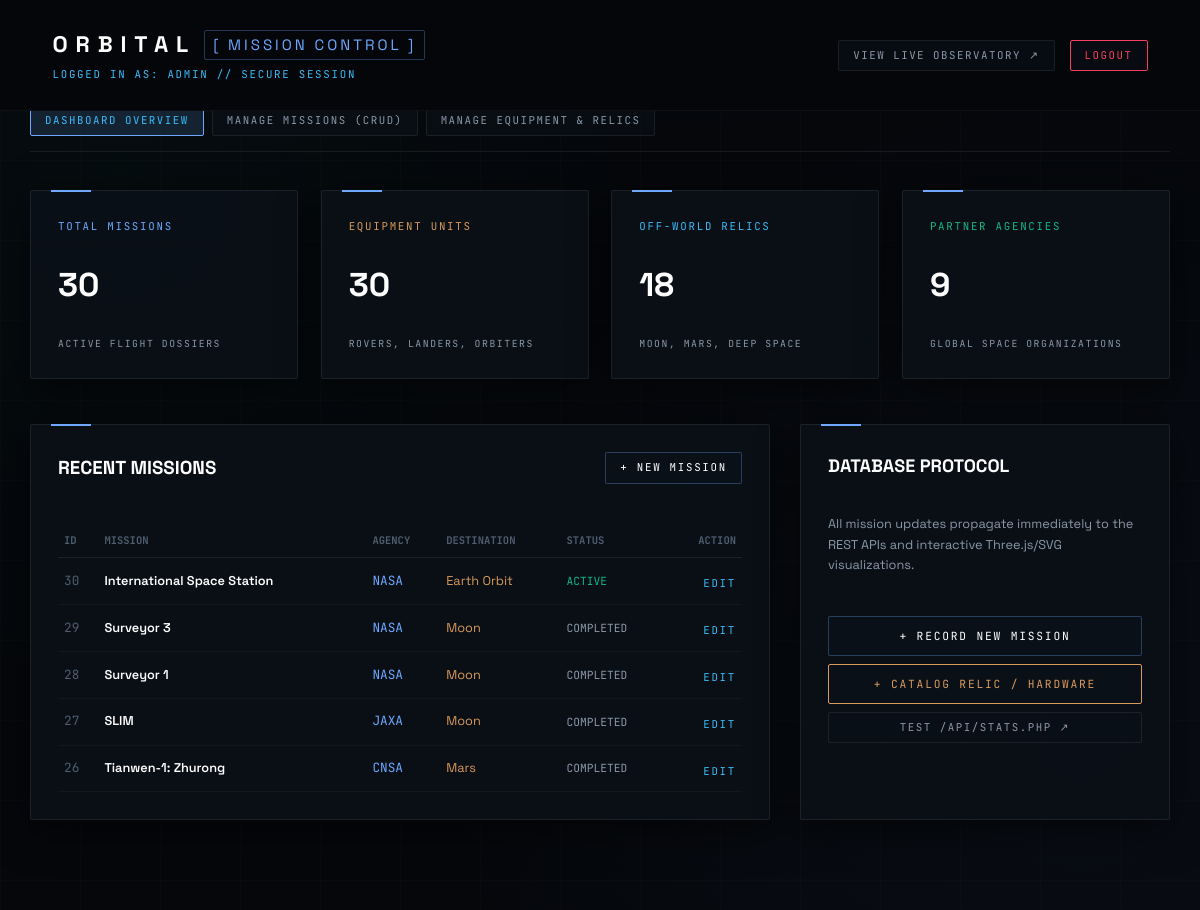
/admin/index.php (signed in), run on the app's committed database.
### tables this page shows
CREATE TABLE IF NOT EXISTS `missions` (
  `id` INT AUTO_INCREMENT PRIMARY KEY,
  `name` VARCHAR(255) NOT NULL,
  `official_name` VARCHAR(255),
  `agency_id` INT,
  `launch_date` DATE,
  `launch_vehicle` VARCHAR(100),
  `launch_location` VARCHAR(255),
  `launch_lat` DECIMAL(9,6) DEFAULT NULL,
  `launch_lng` DECIMAL(9,6) DEFAULT NULL,
  `arrival_date` DATE,
  `destination_id` INT,
  `objective` TEXT,
  `status` VARCHAR(50) DEFAULT 'Active',  
  `trajectory_type` VARCHAR(50) DEFAULT 'Robotic probe',  
  `mission_end_date` DATE DEFAULT NULL,
  `end_reason` VARCHAR(255) DEFAULT NULL,
  `description` TEXT,
  `legacy` TEXT,
  `created_at` TIMESTAMP DEFAULT CURRENT_TIMESTAMP,
  FOREIGN KEY (`agency_id`) REFERENCES `agencies`(`id`) ON DELETE SET NULL,
  FOREIGN KEY (`destination_id`) REFERENCES `destinations`(`id`) ON DELETE SET NULL
);

CREATE TABLE IF NOT EXISTS `agencies` (
  `id` INT AUTO_INCREMENT PRIMARY KEY,
  `name` VARCHAR(255) NOT NULL,
  `short_name` VARCHAR(50) NOT NULL,
  `country` VARCHAR(100) NOT NULL,
  `type` VARCHAR(50) DEFAULT 'National',  
  `description` TEXT,
  `logo_url` VARCHAR(500),
  `website_url` VARCHAR(500),
  `created_at` TIMESTAMP DEFAULT CURRENT_TIMESTAMP
);

CREATE TABLE IF NOT EXISTS `destinations` (
  `id` INT AUTO_INCREMENT PRIMARY KEY,
  `name` VARCHAR(100) NOT NULL,
  `type` VARCHAR(100),  
  `description` TEXT,
  `distance_from_earth` VARCHAR(100),
  `mission_count` INT DEFAULT 0,
  `image_url` VARCHAR(500),
  `created_at` TIMESTAMP DEFAULT CURRENT_TIMESTAMP
);

### admin/index.php (the view, shortened to what this page needs)
<?php
$pdo = getDB();
$missionsCount = $pdo->query("SELECT COUNT(*) FROM missions")->fetchColumn();
$equipmentCount = $pdo->query("SELECT COUNT(*) FROM equipment")->fetchColumn();
$relicsCount = $pdo->query("SELECT COUNT(*) FROM equipment WHERE is_relic = 1")->fetchColumn();
$agenciesCount = $pdo->query("SELECT COUNT(*) FROM agencies")->fetchColumn();
$recentMissions = $pdo->query("
  SELECT m.id, m.name, m.launch_date, m.status, a.short_name AS agency_code, d.name AS destination_name
  FROM missions m
  LEFT JOIN agencies a ON m.agency_id = a.id
  LEFT JOIN destinations d ON m.destination_id = d.id
  ORDER BY m.id DESC LIMIT 5
")->fetchAll();
?>
<!DOCTYPE html>
<html lang="en">
<head>
  <link rel="stylesheet" href="../assets/css/main.css">
</head>
<body style="padding-top: 5rem;">
  <div class="bg-grid"></div>
  <header class="orbital-header" style="background: rgba(5,7,11,0.98);">
    <div class="logo-area">
      <div class="logo-brand">
        ORBITAL <span class="logo-bracket">[ MISSION CONTROL ]</span>
      </div>
      <div class="mono-label" style="color: var(--accent-cyan);">
        LOGGED IN AS: <?= strtoupper(htmlspecialchars($_SESSION['admin_username'])) ?> // SECURE SESSION
      </div>
    </div>
    <div style="display: flex; gap: 1rem; align-items: center;">
      <a href="../index.php" target="_blank" class="filter-btn">VIEW LIVE OBSERVATORY ↗</a>
      <a href="logout.php" class="filter-btn" style="border-color: var(--accent-rose); color: var(--accent-rose);">LOGOUT</a>
    </div>
  </header>
  <main style="max-width: 1200px; margin: 0 auto; padding: 2rem 2rem 6rem; position: relative; z-index: 10;">
    <div style="display: flex; gap: 8px; margin-bottom: 2.5rem; border-bottom: 1px solid var(--border-color); padding-bottom: 1rem;">
      <a href="index.php" class="filter-btn active">DASHBOARD OVERVIEW</a>
      <a href="missions.php" class="filter-btn">MANAGE MISSIONS (CRUD)</a>
      <a href="equipment.php" class="filter-btn">MANAGE EQUIPMENT & RELICS</a>
    </div>
    <div style="display: grid; grid-template-columns: repeat(auto-fit, minmax(220px, 1fr)); gap: 1.5rem; margin-bottom: 3rem;">
      <div class="relic-hud-card">
        <div class="mono-label" style="color: var(--accent-blue);">TOTAL MISSIONS</div>
        <div style="font-size: 2.2rem; font-weight: 800; color: #fff; margin: 6px 0;"><?= $missionsCount ?></div>
        <div class="mono-label" style="font-size: 0.65rem;">Active flight dossiers</div>
      </div>
      <div class="relic-hud-card">
        <div class="mono-label" style="color: var(--accent-orange);">EQUIPMENT UNITS</div>
        <div style="font-size: 2.2rem; font-weight: 800; color: #fff; margin: 6px 0;"><?= $equipmentCount ?></div>
        <div class="mono-label" style="font-size: 0.65rem;">Rovers, landers, orbiters</div>
      </div>
      <div class="relic-hud-card">
        <div class="mono-label" style="color: var(--accent-cyan);">OFF-WORLD RELICS</div>
        <div style="font-size: 2.2rem; font-weight: 800; color: #fff; margin: 6px 0;"><?= $relicsCount ?></div>
        <div class="mono-label" style="font-size: 0.65rem;">Moon, Mars, deep space</div>
      </div>
      <div class="relic-hud-card">
        <div class="mono-label" style="color: var(--accent-emerald);">PARTNER AGENCIES</div>
        <div style="font-size: 2.2rem; font-weight: 800; color: #fff; margin: 6px 0;"><?= $agenciesCount ?></div>
        <div class="mono-label" style="font-size: 0.65rem;">Global space organizations</div>
      </div>
    </div>
    <div style="display: grid; grid-template-columns: 2fr 1fr; gap: 2rem;">
      <div class="relic-hud-card">
        <div style="display: flex; justify-content: space-between; align-items: center; margin-bottom: 1.5rem;">
          <h2 style="font-size: 1.25rem; font-weight: 700; color: #fff;">RECENT MISSIONS</h2>
          <a href="missions.php?action=create" class="cta-button" style="padding: 6px 14px; font-size: 0.72rem;">+ NEW MISSION</a>
        </div>
        <table style="width: 100%; border-collapse: collapse; text-align: left; font-size: 0.85rem;">
          <thead>
            <tr style="border-bottom: 1px solid var(--border-color); color: var(--text-muted); font-family: var(--font-mono); font-size: 0.7rem;">
              <th style="padding: 8px 6px;">ID</th>
              <th style="padding: 8px 6px;">MISSION</th>
              <th style="padding: 8px 6px;">AGENCY</th>
              <th style="padding: 8px 6px;">DESTINATION</th>
              <th style="padding: 8px 6px;">STATUS</th>
              <th style="padding: 8px 6px; text-align: right;">ACTION</th>
            </tr>
          </thead>
          <tbody>
            <?php foreach ($recentMissions as $rm): ?>
              <tr style="border-bottom: 1px solid rgba(255,255,255,0.03);">
                <td style="padding: 10px 6px; font-family: var(--font-mono); color: var(--text-muted);"><?= $rm['id'] ?></td>
                <td style="padding: 10px 6px; font-weight: 600; color: #fff;"><?= htmlspecialchars($rm['name']) ?></td>
                <td style="padding: 10px 6px; font-family: var(--font-mono); color: var(--accent-blue);"><?= htmlspecialchars($rm['agency_code']) ?></td>
                <td style="padding: 10px 6px; color: var(--accent-orange);"><?= htmlspecialchars($rm['destination_name']) ?></td>
                <td style="padding: 10px 6px; font-family: var(--font-mono); font-size: 0.75rem; color: <?= strtolower($rm['status']) === 'active' ? 'var(--accent-emerald)' : 'var(--text-secondary)' ?>;"><?= strtoupper(htmlspecialchars($rm['status'])) ?></td>
                <td style="padding: 10px 6px; text-align: right;">
                  <a href="missions.php?action=edit&id=<?= $rm['id'] ?>" class="relic-cta-link" style="font-size: 0.72rem;">EDIT</a>
                </td>
              </tr>
            <?php endforeach; ?>
          </tbody>
        </table>
      </div>
      <div class="relic-hud-card">
        <h2 style="font-size: 1.2rem; font-weight: 700; color: #fff; margin-bottom: 1rem;">DATABASE PROTOCOL</h2>
        <p style="font-size: 0.85rem; color: var(--text-secondary); line-height: 1.6; margin-bottom: 1.5rem;">
          All mission updates propagate immediately to the REST APIs and interactive Three.js/SVG visualizations.
        </p>
        <div style="display: flex; flex-direction: column; gap: 8px;">
          <a href="missions.php?action=create" class="cta-button" style="justify-content: center; font-size: 0.75rem; padding: 10px;">+ RECORD NEW MISSION</a>
          <a href="equipment.php?action=create" class="cta-button" style="justify-content: center; font-size: 0.75rem; padding: 10px; border-color: var(--accent-orange); color: var(--accent-orange);">+ CATALOG RELIC / HARDWARE</a>
          <a href="../api/stats.php" target="_blank" class="filter-btn" style="text-align: center;">TEST /api/stats.php ↗</a>
        </div>
      </div>
    </div>
  </main>
</body>
</html>

### assets/css/main.css (style rules this page uses)
:root { --bg-primary: #05070B; --bg-secondary: #0B1118; --bg-panel: rgba(11, 17, 24, 0.85); --bg-panel-hover: rgba(16, 26, 38, 0.95); --border-color: rgba(255, 255, 255, 0.08); --border-bright: rgba(110, 168, 255, 0.25); --border-active: #6EA8FF; --text-primary: #E8EDF2; --text-secondary: #8A98A8; --text-muted: #4F5E70; --text-bright: #FFFFFF; --accent-cyan: #38bdf8; --accent-blue: #6EA8FF; --accent-orange: #D99A5B; --accent-emerald: #10b981; --accent-rose: #f43f5e; --font-sans: 'Space Grotesk', -apple-system, BlinkMacSystemFont, sans-serif; --font-mono: 'JetBrains Mono', monospace; --font-serif: 'Cinzel', serif; --glow-cyan: 0 0 25px rgba(56, 189, 248, 0.25); --glow-blue: 0 0 30px rgba(110, 168, 255, 0.3); --glow-orange: 0 0 20px rgba(217, 154, 91, 0.25); }
*, *::before, *::after { box-sizing: border-box; margin: 0; padding: 0; }
html { scroll-behavior: smooth; background-color: var(--bg-primary); color: var(--text-primary); font-family: var(--font-sans); font-size: 15px; line-height: 1.6; overflow-x: hidden; -webkit-font-smoothing: antialiased; }
body { min-height: 100vh; background-color: var(--bg-primary); background-image: radial-gradient(ellipse 80% 50% at 50% -20%, rgba(14, 43, 77, 0.25), transparent 70%), radial-gradient(circle at 10% 20%, rgba(16, 185, 129, 0.03), transparent 40%), radial-gradient(circle at 90% 80%, rgba(110, 168, 255, 0.04), transparent 50%); background-attachment: fixed; color: var(--text-primary); position: relative; }
.bg-grid { position: fixed; top: 0; left: 0; width: 100%; height: 100%; pointer-events: none; background-size: 80px 80px; background-image: linear-gradient(to right, rgba(255, 255, 255, 0.015) 1px, transparent 1px), linear-gradient(to bottom, rgba(255, 255, 255, 0.015) 1px, transparent 1px); z-index: 1; }
a { color: inherit; text-decoration: none; }
.mono-label { font-family: var(--font-mono); font-size: 0.72rem; letter-spacing: 0.16em; text-transform: uppercase; color: var(--text-secondary); }
.orbital-header { position: fixed; top: 0; left: 0; width: 100%; z-index: 100; display: flex; align-items: center; justify-content: space-between; padding: 1.8rem 3.5rem; backdrop-filter: blur(12px); -webkit-backdrop-filter: blur(12px); background: linear-gradient(180deg, rgba(5, 7, 11, 0.8) 0%, rgba(5, 7, 11, 0) 100%); border-bottom: 1px solid rgba(255, 255, 255, 0.04); transition: all 0.3s ease; }
.logo-area { display: flex; flex-direction: column; gap: 3px; }
.logo-brand { display: flex; align-items: center; gap: 8px; font-size: 1.5rem; font-weight: 700; letter-spacing: 0.35em; text-transform: uppercase; color: var(--text-bright); }
.logo-bracket { font-weight: 400; font-size: 1rem; color: var(--accent-blue); border: 1px solid rgba(110, 168, 255, 0.3); padding: 2px 8px; border-radius: 2px; letter-spacing: 0.2em; }
.cta-button { display: inline-flex; align-items: center; gap: 12px; padding: 12px 28px; background: rgba(11, 17, 24, 0.85); border: 1px solid rgba(110, 168, 255, 0.3); color: var(--text-bright); font-family: var(--font-mono); font-size: 0.8rem; letter-spacing: 0.16em; text-transform: uppercase; border-radius: 2px; position: relative; overflow: hidden; transition: all 0.3s cubic-bezier(0.16, 1, 0.3, 1); }
.cta-button::after { content: ''; position: absolute; inset: 0; background: linear-gradient(90deg, transparent, rgba(110, 168, 255, 0.15), transparent); transform: translateX(-100%); transition: transform 0.6s ease; }
.filter-btn { padding: 6px 14px; font-family: var(--font-mono); font-size: 0.72rem; letter-spacing: 0.14em; text-transform: uppercase; color: var(--text-secondary); border: 1px solid var(--border-color); border-radius: 2px; background: rgba(11, 17, 24, 0.6); transition: all 0.2s; }
.filter-btn.active { background: rgba(110, 168, 255, 0.15); border-color: var(--accent-blue); color: var(--accent-cyan); }
.relic-hud-card { background: rgba(11, 17, 24, 0.85); border: 1px solid var(--border-color); padding: 1.8rem; border-radius: 2px; display: flex; flex-direction: column; gap: 1.2rem; box-shadow: 0 10px 40px rgba(0, 0, 0, 0.6); position: relative; }
.relic-hud-card::before { content: ''; position: absolute; top: -1px; left: 20px; width: 40px; height: 2px; background: var(--accent-blue); }
.relic-cta-link { display: inline-flex; align-items: center; gap: 8px; color: var(--accent-cyan); font-family: var(--font-mono); font-size: 0.8rem; letter-spacing: 0.16em; text-transform: uppercase; margin-top: 0.5rem; transition: all 0.2s; }

### data on the page
missions: id "30", name "International Space Station", agency.short_name "NASA", destination.name "Earth Orbit", status "ACTIVE"
missions: id "29", name "Surveyor 3", agency.short_name "NASA", destination.name "Moon", status "COMPLETED"
missions: id "28", name "Surveyor 1", agency.short_name "NASA", destination.name "Moon", status "COMPLETED"
missions: id "27", name "SLIM", agency.short_name "JAXA", destination.name "Moon", status "COMPLETED"
missions: id "26", name "Tianwen-1: Zhurong", agency.short_name "CNSA", destination.name "Mars", status "COMPLETED"

### other printed values
$_SESSION['admin_username'] "ADMIN"
$missionsCount "30"
$equipmentCount "30"
$relicsCount "18"
$agenciesCount "9"
